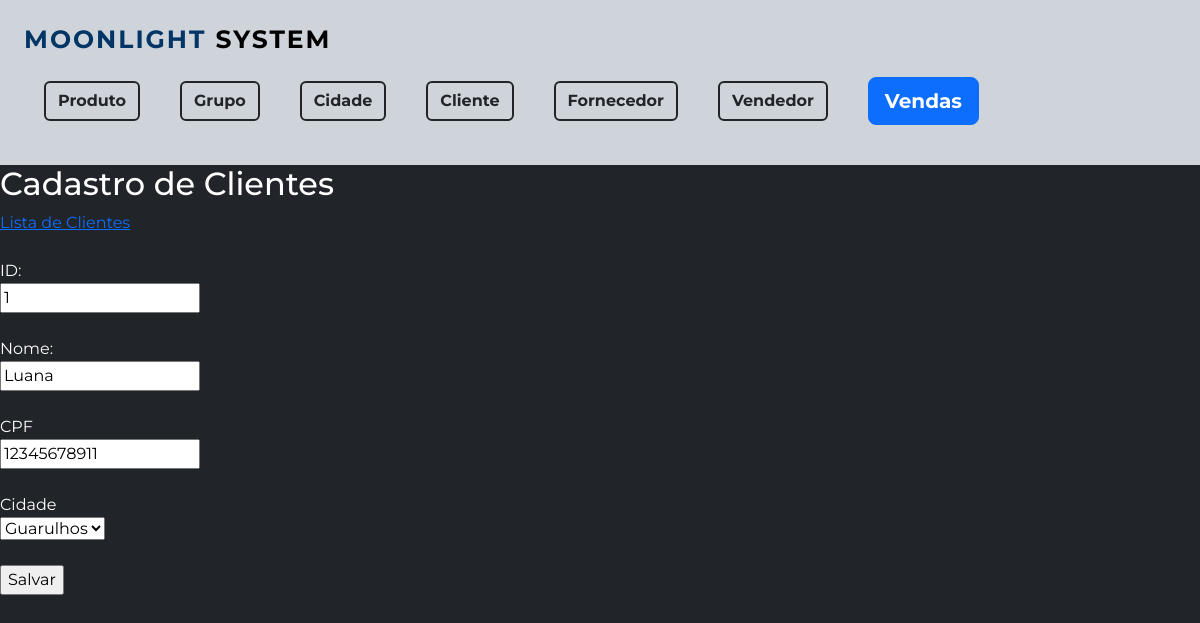
Page /Cliente/formCliente.php?id=1 on the committed database.
### tables this page shows
CREATE TABLE `tb_cliente` (
  `id_cliente` int(11) NOT NULL,
  `nm_cliente` varchar(55) DEFAULT NULL,
  `cpf_cliente` varchar(11) DEFAULT NULL,
  `fk_id_cidade` int(11) NOT NULL
);

### Cliente/formCliente.php (the view, shortened to what this page needs)
<?php
   include '../formMenu.php';
   include '../conexao/conecta.php';
   if ($_GET['id']) {
    $id=$_GET['id'];
     $sql="SELECT id_cliente, nm_cliente, cpf_cliente, fk_id_cidade FROM tb_cliente WHERE id_cliente=$id";
     $resultado=mysqli_query($conexao,$sql);
     if ($resultado==false) {
       die("Erro: ".mysqli_error($conexao));
      } else
      {
        $item=mysqli_fetch_array($resultado);
      }
   }
   $sqlcidade="SELECT id_cidade, nm_cidade, uf_cidade FROM tb_cidade ORDER BY nm_cidade";
   $resultadoCidade=mysqli_query($conexao,$sqlcidade);
   ?>
   <h2>Cadastro de Clientes</h2>
   <a href="formListaCliente.php">Lista de Clientes</a> <br> <br>
<form method="post" action="GravaCliente.php">
<?php
  if ($_GET['id'])  {
    ?>
      <label>ID: </label> <br>
      <input type="TEXT " name="id" readonly="readonly" value=<?php echo $item['id_cliente'] ?> > <br> <br>
<?php
  }
  ?>
  <label>Nome:</label> <br>
  <input type="TEXT" name="nome" value=<?php echo $item['nm_cliente']?> > <br> <br>
  <label>CPF</label> <br>
  <input type="TEXT" name="cpf_cliente" value=<?php echo $item['cpf_cliente']?> > <br> <br>
 <label>Cidade</label> <br>
 <select  name="cidade">
  <?php
   while ($itemCidade=mysqli_fetch_array($resultadoCidade)) {
    if ($itemCidade['id_cidade']==$item['fk_id_cidade'])
    {
      echo "<option value='$itemCidade[id_cidade]' selected='selected'>";
    }else
    {
      echo "<option value='$itemCidade[id_cidade]' >";
    }
    echo $itemCidade['nm_cidade'];
    echo "</option>";
   }
   ?>
 </select>
  <br><br>
  <input type="submit" name="Salvar" value="Salvar">
</form>

### formMenu.php (style rules this page uses)
body { background-color: #212529; color: #fff; font-family: 'Montserrat', sans-serif; }

### rows in the picture
tb_cliente: id "1", nome "Luana", cpf_cliente "12345678911"

### other values in the picture
form field cidade "Guarulhos"
